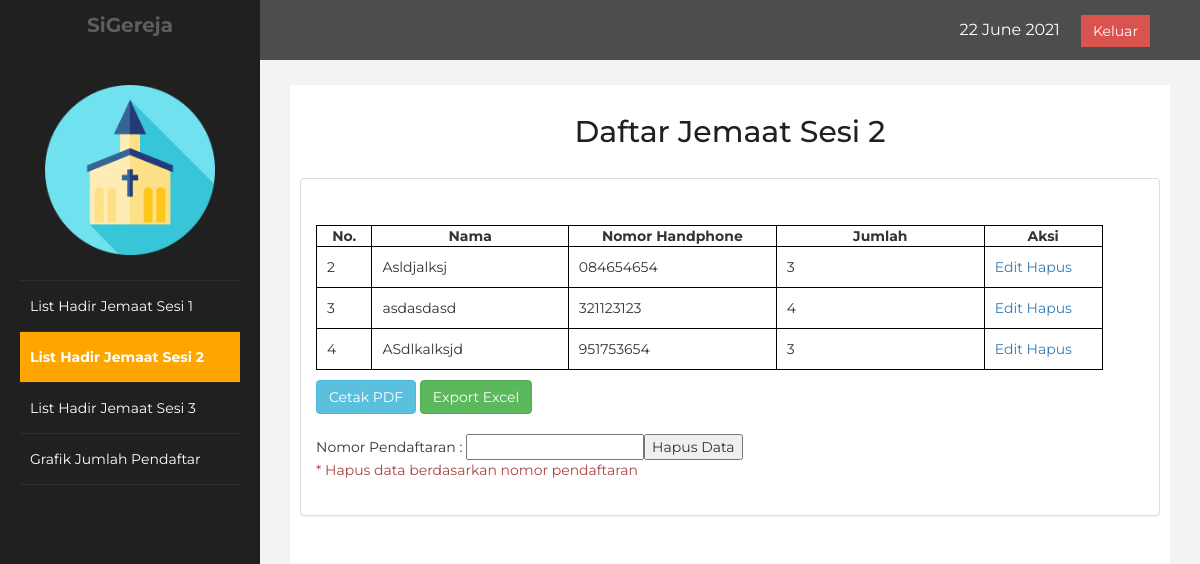
The app's page /admin_test2.php (signed in) with its own data.
### tables this page shows
CREATE TABLE `sesi_2` (
  `nomor` int(30) NOT NULL,
  `nama` varchar(50) NOT NULL,
  `no_hp` varchar(30) NOT NULL,
  `jumlah` int(10) NOT NULL
);

### admin_test2.php (the view, shortened to what this page needs)
<!DOCTYPE html>
<html lang="en">
<head>
    <link rel="stylesheet" href="https://maxcdn.bootstrapcdn.com/bootstrap/3.3.7/css/bootstrap.min.css">
    <link rel="stylesheet" href="css/css5.css"/>
</head>
<body>
    <div id="wrapper">
        <nav class="navbar navbar-default navbar-cls-top " role="navigation" style="margin-bottom: 0">
            <div class="navbar-header">
                <a class="navbar-brand" href="#"> SiGereja</a>
            </div>
    <div style="color: white;padding: 15px 50px 5px 50px;float: right;font-size: 16px;"><?php date_default_timezone_set('Asia/Jakarta'); echo date("d F Y")."&nbsp; &nbsp; &nbsp;"; ?><a href="logout.php" class="btn btn-danger square-btn-adjust">Keluar</a> </div>
        </nav>
            <nav class="navbar-default navbar-side" role="navigation">
            <div class="sidebar-collapse">
                <ul class="nav" id="main-menu">
				<li class="text-center">
                    <img src="resource/image/logogereja.png" class="user-image img-responsive"/>
					</li>
                    <li>
                        <a href="admin.php"><i class="fa fa-dashboard fa-3x"></i> List Hadir Jemaat Sesi 1</a>
                    </li>
                    <li>
                        <a  class="active-menu"  href="admin_test2.php"><i class="fa fa-desktop fa-3x"></i> List Hadir Jemaat Sesi 2</a>
                    </li>
                    <li>
                        <a  href="admin_test3.php"><i class="fa fa-desktop fa-3x"></i> List Hadir Jemaat Sesi 3</a>
                    </li>
                    <li>
                        <a href="grafik.php"><i class="fa fa-dashboard fa-3x"></i> Grafik Jumlah Pendaftar</a>
                    </li>
				</ul>
            </div>
        </nav>
        <div id="page-wrapper" >
            <div id="page-inner">
                <div class="row">
                    <div class="col-md-12">
                     <h2>Daftar Jemaat Sesi 2</h2>
                        <br>
                    </div>
                </div>
                <div class="row">
                <div class="col-md-12 col-sm-0">
                    <div class="panel">
                        <div class="panel-heading">
                        </div>
                        <div class="panel-body">
                        <table align="left" border="2" cellpadding="2" cellspacing="2">
                            <tr>
                                <th style="text-align:center;" width="40">No.</th>
                                <th style="text-align:center;" width="25%">Nama</th>
                                <th style="text-align:center;" width="150">Nomor Handphone</th>
                                <th style="text-align:center;" width="150">Jumlah</th>
                                <th style="text-align:center;" width="15%">Aksi</th>
                            </tr>
                            <?php
                            include 'koneksi.php';
                            $sql = mysqli_query($koneksi, "select * from sesi_2");
                            foreach ($sql as $row) {
                                echo"<tr>
                                <td>".$row['nomor']."</td>
                                <td>".$row['nama']."</td>
                                <td>".$row['no_hp']."</td>
                                <td>".$row['jumlah']."</td>
                                <td>
                                    <a href='update2.php?id=$row[nomor]'>Edit</a>
                                    <a href='delete2.php?id=$row[nomor]'>Hapus</a>
                                </td>
                                </tr>";
                                }
                            ?>
                        </table>
                                <button onclick="location.href='reportpdf2.php';" id="reportpdf" type="button" class="btn btn-info">Cetak PDF</button>
                                <button onclick="location.href='reportexcel2.php';" id="reportexcel" type="button" class="btn btn-success">Export Excel</button>
                                <br><br>
                                <form method="POST" action="admin_test2.php">
                                    <table align="center">
                                            <input type="text" name="nomor">
                                            <input type="submit" name="Submit" value="Hapus Data"><br>
                                            <text class="text-danger">* Hapus data berdasarkan nomor pendaftaran</text>
                                    </table>
                                </form>
                        </div>
                    </div>
                </div>
             </div>
             </div>
            </div>
        </div>
</body>
</html>

### css/css5.css (style rules this page uses)
body { font-family: 'Montserrat', sans-serif; }
table { border: solid 1px rgb(0, 0, 0); border-collapse: collapse; border-spacing: 0; width: 95%; margin: 10px auto 10px auto; }
table tbody td { border: solid 1px black; color: #333; padding: 10px; text-shadow: 1px 1px 1px #fff; }
h2 { text-align: center; }
#wrapper { width: 100%; background:#202020; }
#page-wrapper { padding: 15px 15px; min-height: 600px; background:#F3F3F3; }
#page-inner { width:100%; margin:10px 20px 10px 0px; background-color:#fff!important; padding:10px; min-height:1200px; }
.text-center { text-align:center; }
h2 { color: #202020; }
.square-btn-adjust { border: 0px solid transparent; -webkit-border-radius: 0px; -moz-border-radius: 0px; border-radius: 0px; }
.user-image { margin: 25px auto; -webkit-border-radius: 10px; -moz-border-radius: 10px; border-radius: 10px; max-height:170px; max-width:170px; }
.navbar-cls-top .navbar-brand { color: black; background: orange; width: 260px; text-align: center; height: 60px; font-size: 20px; font-weight: 700; padding-top: 10; }
.active-menu { background-color:orange!important; color: #202020; font-weight: bold; }
.sidebar-collapse , .sidebar-collapse .nav { background:none; }
.sidebar-collapse .nav { padding:0; }
.sidebar-collapse .nav > li > a { color:#fff; background:#202020; text-shadow:none; }
.sidebar-collapse > .nav > li > a { padding:15px 10px; }
.sidebar-collapse > .nav > li { border-bottom: 1px solid rgba(107, 108, 109, 0.19); }
.navbar-side { border:none; background-color: #202020; padding-left: 20px; padding-right: 20px; }
.navbar-cls-top { background:#4D4D4D; border-bottom:none; }
.navbar-default { border:0px solid black; }
.navbar-header { background: #202020; }
@media (min-width:768px) { #page-wrapper { margin: 0 0 0 260px; padding: 15px 30px; min-height: 1200px; } }
@media (min-width:768px) { .navbar-side { z-index: 1; position: absolute; width: 260px; } }
@media (min-width:768px) { .navbar { border-radius: 0px; } }
.panel { margin-bottom: 20px; background-color: #fff; border: 1px solid transparent; border-color: #ddd; border-radius: 4px; -webkit-box-shadow: 0 1px 1px rgba(0, 0, 0, .05); box-shadow: 0 1px 1px rgba(0, 0, 0, .05); }
.panel-body { padding: 15px; }

### records on screen
sesi_2: nomor "2", nama "Asldjalksj", no_hp "084654654", jumlah "3"
sesi_2: nomor "3", nama "asdasdasd", no_hp "321123123", jumlah "4"
sesi_2: nomor "4", nama "ASdlkalksjd", no_hp "951753654", jumlah "3"
